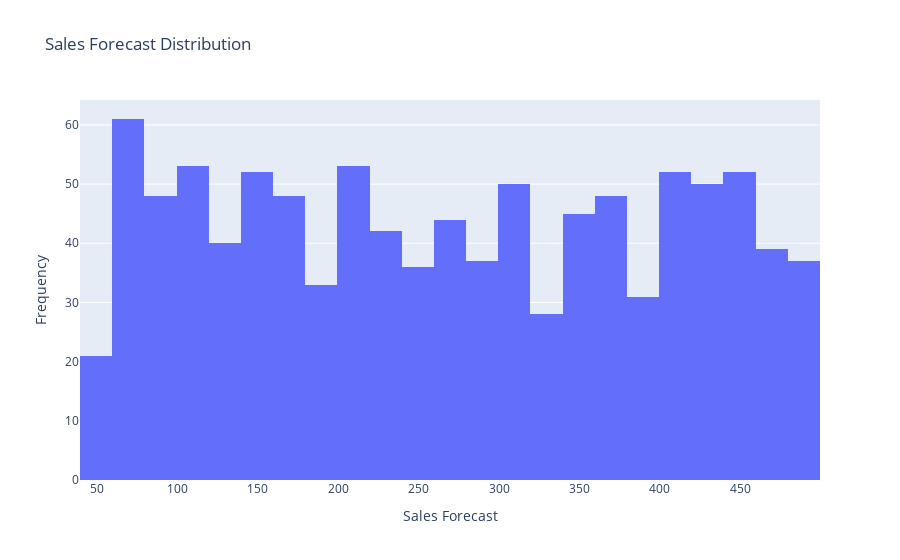

Here is the notebook cell this chart was saved with:
### Markdown cell above
insight: the figure shows a thin tailed distribution , outliers are infrequently.

### Code cell
# histogram for sales forecast using plotly
def plot_sales_forecast(df):
    fig = px.histogram(df, x='sales_forecast', title='Sales Forecast Distribution')
    fig.update_layout(xaxis_title='Sales Forecast', yaxis_title='Frequency')
    fig.show()
plot_sales_forecast(df)

### Figure 1 — Plotly figure (JSON) as saved in the notebook; plotly's stock layout.template omitted (floating-point values rounded to 4 significant figures; data arrays with more than 128 entries replaced by an {"elided": "..."} marker saying what was removed)
{"data": [{"alignmentgroup": "True", "bingroup": "x", "hovertemplate": "sales_forecast=%{x}<br>count=%{y}<extra></extra>", "legendgroup": "", "marker": {"color": "#636efa", "pattern": {"shape": ""}}, "name": "", "offsetgroup": "", "orientation": "v", "showlegend": false, "type": "histogram", "x": {"elided": "1000 int values"}, "xaxis": "x", "yaxis": "y"}], "layout": {"barmode": "relative", "legend": {"tracegroupgap": 0}, "title": {"text": "Sales Forecast Distribution"}, "xaxis": {"anchor": "y", "domain": [0, 1], "title": {"text": "Sales Forecast"}}, "yaxis": {"anchor": "x", "domain": [0, 1], "title": {"text": "Frequency"}}}}
